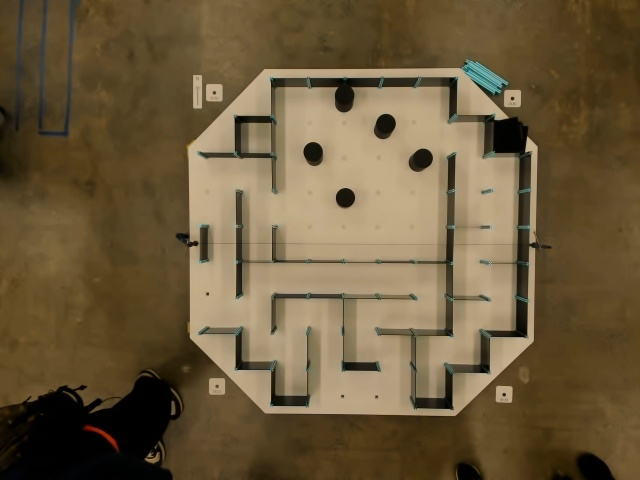
#> input picture mazeImages/captured_image.jpg, 640 x 480 px
$ python -i grid_graph.py   (imports and definitions only)
#> lines starting #> are read from the running program, lines starting #| are printed output that depends on the picture; after the words box and inside, x2 and y2 are one past the last pixel; in counts of white or black regions, pixels touching at a corner belong together
# tools/safe_zone.py
import cv2
import numpy as np
from pathlib import Path
from typing import Tuple, Optional
import math

class ThresholdTuner:
    def __init__(self, max_window=(1400, 900), auto_resize=True):
        self.max_w, self.max_h = max_window
        self.auto_resize = auto_resize
        self.img = None
        self.gray = None         # Grayscale (original resolution)
        self.scale = 1.0         # Display zoom ratio
        self.disp = None         # Graph to display
        self.win = "Threshold Tuner"
        self.out_path = "./binary.png"

    def _fit(self, img):
        h, w = img.shape[:2]
        if not self.auto_resize:
            return img, 1.0
        s = min(self.max_w / w, self.max_h / h, 1.0)
        if s < 1.0:
            return cv2.resize(img, (int(w*s), int(h*s)), interpolation=cv2.INTER_AREA), s
        return img.copy(), 1.0

    def _update(self, _=None):
        T = cv2.getTrackbarPos("Threshold", self.win)  # 0..255
        invert = cv2.getTrackbarPos("Invert(0/1)", self.win)  # 0/1

        _, bw = cv2.threshold(self.gray, T, 255, cv2.THRESH_BINARY)
        if invert == 1:
            bw = cv2.bitwise_not(bw)

        show = bw
        if self.scale < 1.0:
            h, w = bw.shape[:2]
            show = cv2.resize(bw, (int(w*self.scale), int(h*self.scale)), interpolation=cv2.INTER_NEAREST)

        cv2.imshow(self.win, show)
        self.current_bw = bw

    def run(self, image_path: str, out_path: str = "./binary.png"):
#> called with out_path = './binary.png'
        p = Path(image_path)
        if not p.exists():
            raise FileNotFoundError(image_path)
        self.out_path = out_path

        self.img = cv2.imread(str(p), cv2.IMREAD_COLOR)
#> self.img is the input picture: shape (480, 640, 3); mean B, G, R 60.3, 90.3, 107.8
        if self.img is None:
            raise IOError(f"Cannot read image: {image_path}")

        self.gray = cv2.cvtColor(self.img, cv2.COLOR_BGR2GRAY)
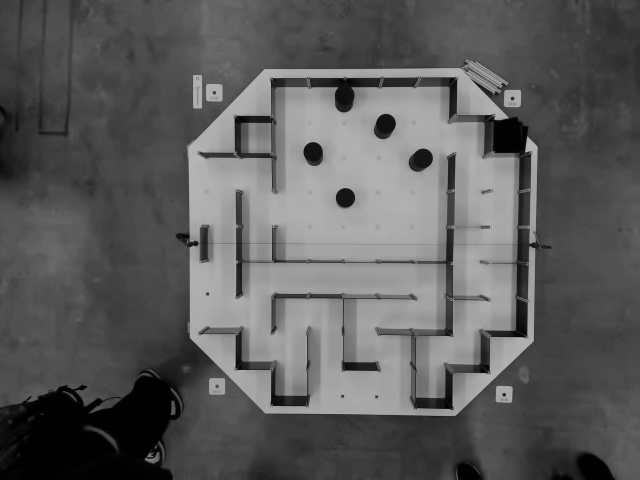
#> self.gray: shape (480, 640); min 0, max 185, mean 92.1
        self.disp, self.scale = self._fit(self.img)
#> self.scale = 1

        cv2.namedWindow(self.win, cv2.WINDOW_NORMAL)
        cv2.createTrackbar("Threshold", self.win, 128, 255, self._update)
        cv2.createTrackbar("Invert(0/1)", self.win, 0, 1, self._update)

        self._update()
#> in _update, `_, bw = cv2.threshold(self.gray, T, 255, cv2.THRESH_BINARY)`:
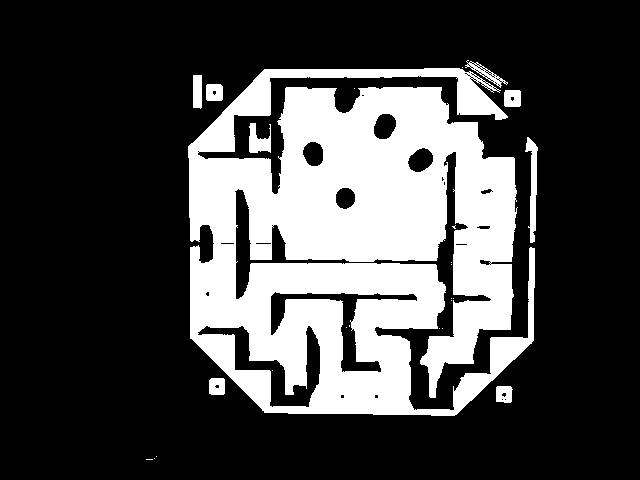
#> bw: shape (480, 640); 27.5% white; 25 white regions (16 under 20 px), largest, box (x1, y1, x2, y2) and area: (188, 68, 535, 416) 81652, (525, 137, 538, 243) 651, (249, 123, 271, 153) 416
        while True:
            k = cv2.waitKey(20) & 0xFF
#> (key q is pressed here)
            if k in (ord('q'), 27):
                break
            if k in (ord('s'), ord('S')):
                cv2.imwrite(self.out_path, self.current_bw)

        cv2.destroyAllWindows()
        return self.current_bw

class SafeZone:
    # [65 lines left out: functions __init__, _check_or_resize, binarize, not called in this run]

class DisplayGridOnImg:
    """
Overlays a uniform grid on the image and saves it.
The default grid divides the image into a 9×9 grid (8 vertical lines + 8 horizontal lines).
    """
    # [48 lines left out: functions __init__, draw_and_save, not called in this run]

class Grid_Graph:
    # [53 lines left out: functions __init__, _load_image, _compute_centers, not called in this run]

    @staticmethod
    def _dist(x1, y1, x2, y2) -> float:
        return math.hypot(x2 - x1, y2 - y1)

    # [198 lines left out: functions build, render, filter_edges_by_mask, filter_and_render, not called in this run]


class Node:
    # [6 lines left out: function __init__, not called in this run]


    def get_point_img(self):
        return (self.pixel_x,self.pixel_y)

    def get_point_gird(self):
        return (self.grid_x,self.grid_y)

    def get_ID(self):
        return self.id

class Graph:
    def __init__(self):
        self.nodes = {}
        self.edges = {}

    # [20 lines left out: functions add_node, add_edge, remove_edge, not called in this run]

    def get_nodes(self):
        return list(self.nodes.keys())

    def get_edge_weight(self, node_id1, node_id2):
        return self.edges.get(node_id1, {}).get(node_id2, None)

    # [21 lines left out: functions find_node_id, remove_node, not called in this run]

>>> result = ThresholdTuner().run('../../../../mazeImages/captured_image.jpg')
